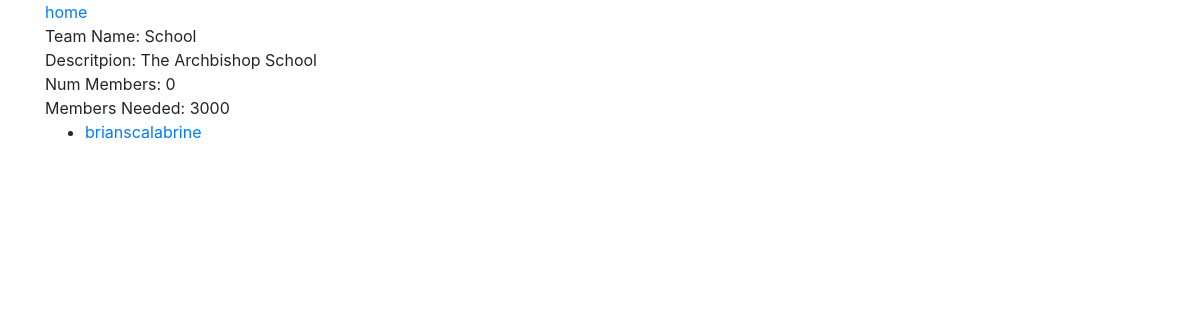
The page /app/teams/14 on the database its author committed.
### teamApp/models.py (models this page shows, shortened)
class Team(models.Model):
    project_name = models.CharField(max_length=64, default="Untitled")
    num_members = models.IntegerField(default=0)
    members_needed = models.IntegerField(default=0)
    project_description = models.TextField(max_length=1000)
    members = models.ManyToManyField(User)

### teamApp/views.py (the view, shortened to what this page needs)
# urls.py: path('teams/<int:team_id>', views.TeamView.as_view(), name='team profile'),
class TeamView(View):
    def get(self, request, team_id):
        team = get_object_or_404(Team, pk=team_id)
        members = User.objects.filter(team=team)
        tags = team.teamtag_set.all()
        context = {
            'team':team,
            'members': members,
            'tags':tags
        }
        if request.user in members:
            context["isMember"] = True
        else:
            context["isMember"] = False
        return render(request, 'teamApp/team.html', context)

### teamApp/templates/teamApp/team.html (shortened to what this page needs)
<!DOCTYPE html>
<html>
  <head>
    <link rel="stylesheet" href="https://maxcdn.bootstrapcdn.com/bootstrap/4.4.1/css/bootstrap.min.css" />
  </head>
  <body class=container>
    <a href="{% url 'index' %}"> home </a>
    <div>
      Team Name: {{team.project_name}}
    </div>
    <div>
      Descritpion: {{team.project_description}}
    </div>
    <div>
      Num Members: {{team.num_members}}
    </div>
    <div>
      Members Needed: {{team.members_needed}}
    </div>
    <ul>
      {% for member in members %}
      <li><a href="{% url  'profile' member.username %}">{{member.username}}</a></li>
      {% endfor %}
    </ul>
  </body>
</html>

### rows shown on the page
Team: project_name "School", project_description "The Archbishop School", num_members "0", members_needed "3000"

### other values the page prints
{{ member.username }} "brianscalabrine"
